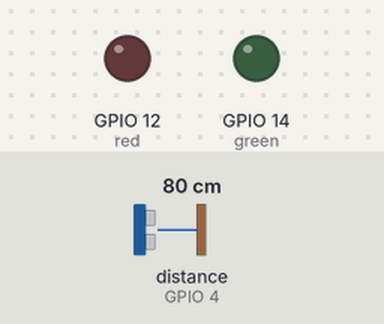
Bench run of a sketch on a simulated ESP8266 (NodeMCU). Shown: output pins drawn as LEDs (lit = HIGH). Wiring (inferred from the names in the program): ultrasonic range finder: trigger GPIO 5; echo GPIO 4. The test bench sets the inputs (shaded band); at power-on: distance to the obstacle (sensor on GPIO 4) 80 cm. The echo pulse lasts 58.3 µs per cm; WiFi joins after 1.5 s; servers stay silent unless stated; uploads are accepted with an empty reply; pins used as bus, display or sensor lines are not drawn; what the sketch prints to the serial monitor is not drawn.

Above: at 0.1 s.
At 1.7 s:
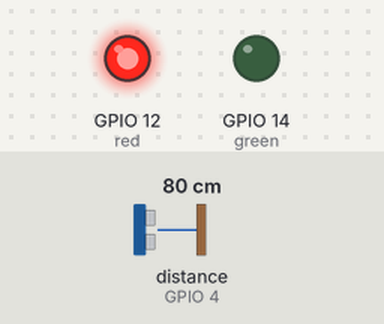
Timing chart, 0 to 3.2 s (numbered marks = the images above):
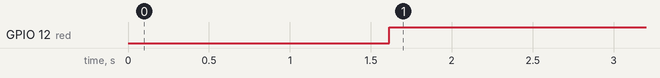

Measured:
- by itself, GPIO 12 (red): LOW → HIGH at 1.6 s

The sketch:

sketch_sensor_diesel.ino
```cpp
#include <ESP8266WiFi.h>

const char* ssid     = "TS_RRHH";
const char* password = "TsAdmin2020";
const char* host = "controlcombustible.com.mx"; /***/
//indicator leds
#define red 12 //D6
#define green 14 //D5
//sensor components
#define Trigger 5 //D1
#define Echo 4 //D2

long t;
long d;

void setup()
{
  pinMode(red,OUTPUT); //"please STAND BY" for connection status indicator
  pinMode(green,OUTPUT); // ESP8266 Connected!
   //pinMode(Echo,INPUT);
  pinMode(Trigger,OUTPUT);
  digitalWrite(Trigger,LOW);//Initializing Trigger in 0
  Serial.begin(115200); //or you can also use 9600
  delay(10);

  WiFi.mode(WIFI_STA); //wifi command
  WiFi.begin(ssid, password); //wifi command
  Serial.print("Conectando a:\t");
  Serial.println(ssid);

  while (WiFi.status() != WL_CONNECTED) //wifi
  {
    delay(200);
    Serial.print('.');
  }
  //Success connection messages
  Serial.println();
  Serial.print("Conectado a:\t");
  Serial.println(WiFi.SSID());
  Serial.print("IP address:\t");
  Serial.println(WiFi.localIP());
}
void loop()
{
 if(WiFi.status() == true)
 {
  digitalWrite(green,HIGH); //ESP8266 WiFi connected
  digitalWrite(red,LOW);
  }
  else
  {
    digitalWrite(red,HIGH); //Waiting for WiFi connection
    digitalWrite(green,LOW);
    }

    digitalRead(Echo)==HIGH; //this crap works better than INPUT

    digitalWrite(Trigger, HIGH);
    delayMicroseconds(10);
    digitalWrite(Trigger, LOW);

    t = pulseIn(Echo, HIGH);
    d = t/59;

    //respuesta(); //ignore this

    delay(5000);

    Serial.print("Conectando con ");
    Serial.println(host);

    // Client class
    WiFiClient client;
    const int httpPort = 80;
    if (!client.connect(host, httpPort)) {
        Serial.println("Fallo en la conexión.");
        return;
    }

    String url = "/public/tanques/views/_presentador.php?xaction=set_sensor_tanque&tanque=4&lectura="+String(d)+"cm";/***/
    Serial.println(url);

    client.print(String("GET ") + url + " HTTP/1.1\r\n" +
                 "Host: " + host + "\r\n" +
                 "Connection: close\r\n\r\n");
    unsigned long timeout = millis();
    while (client.available() == 0) {
        if (millis() - timeout > 5000) {
            Serial.println(">>> Rebasado 5 segundos.");
            client.stop();
            return;
        }
    }


    while(client.available()) {
        String lineas = client.readStringUntil('\r');
        Serial.print(lineas);
    }

    Serial.println();
    Serial.println("Conexión cerrada.");

 }
 /* void respuesta()
    {
      Serial.print("Distancia ");
      Serial.print(d);
      Serial.println();
      delay(2000);
      }*/
```
